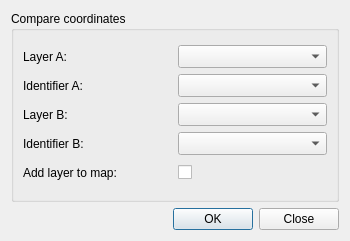
<?xml version="1.0" encoding="UTF-8"?>
<ui version="4.0">
 <class>CompareCoordsById</class>
 <widget class="QDialog" name="CompareCoordsById">
  <property name="geometry">
   <rect>
    <x>0</x>
    <y>0</y>
    <width>350</width>
    <height>241</height>
   </rect>
  </property>
  <property name="windowTitle">
   <string>Compare coordinates by identifier</string>
  </property>
  <layout class="QGridLayout" name="gridLayout_3">
   <item row="0" column="0">
    <widget class="QGroupBox" name="groupBox">
     <property name="title">
      <string>Compare coordinates </string>
     </property>
     <layout class="QGridLayout" name="gridLayout_2">
      <item row="0" column="0">
       <layout class="QGridLayout" name="gridLayout">
        <item row="0" column="1">
         <widget class="QComboBox" name="cbLayerA">
          <property name="minimumSize">
           <size>
            <width>0</width>
            <height>23</height>
           </size>
          </property>
         </widget>
        </item>
        <item row="0" column="0">
         <widget class="QLabel" name="label">
          <property name="minimumSize">
           <size>
            <width>0</width>
            <height>23</height>
           </size>
          </property>
          <property name="text">
           <string>Layer A: </string>
          </property>
         </widget>
        </item>
        <item row="1" column="0">
         <widget class="QLabel" name="label_2">
          <property name="text">
           <string>Identifier A:</string>
          </property>
         </widget>
        </item>
        <item row="1" column="1">
         <widget class="QComboBox" name="cbIdA">
          <property name="minimumSize">
           <size>
            <width>0</width>
            <height>23</height>
           </size>
          </property>
         </widget>
        </item>
        <item row="2" column="0">
         <widget class="QLabel" name="label_3">
          <property name="text">
           <string>Layer B:</string>
          </property>
         </widget>
        </item>
        <item row="2" column="1">
         <widget class="QComboBox" name="cbLayerB">
          <property name="minimumSize">
           <size>
            <width>0</width>
            <height>23</height>
           </size>
          </property>
         </widget>
        </item>
        <item row="3" column="0">
         <widget class="QLabel" name="label_4">
          <property name="text">
           <string>Identifier B: </string>
          </property>
         </widget>
        </item>
        <item row="3" column="1">
         <widget class="QComboBox" name="cbIdB">
          <property name="minimumSize">
           <size>
            <width>0</width>
            <height>23</height>
           </size>
          </property>
         </widget>
        </item>
        <item row="4" column="1">
         <widget class="QCheckBox" name="checkBoxAddLayerToMap">
          <property name="minimumSize">
           <size>
            <width>0</width>
            <height>23</height>
           </size>
          </property>
          <property name="text">
           <string/>
          </property>
         </widget>
        </item>
        <item row="4" column="0">
         <widget class="QLabel" name="label_5">
          <property name="text">
           <string>Add layer to map: </string>
          </property>
         </widget>
        </item>
       </layout>
      </item>
     </layout>
    </widget>
   </item>
   <item row="1" column="0">
    <widget class="QDialogButtonBox" name="buttonBox">
     <property name="orientation">
      <enum>Qt::Horizontal</enum>
     </property>
     <property name="standardButtons">
      <set>QDialogButtonBox::Close|QDialogButtonBox::Ok</set>
     </property>
    </widget>
   </item>
  </layout>
 </widget>
 <resources/>
 <connections>
  <connection>
   <sender>buttonBox</sender>
   <signal>accepted()</signal>
   <receiver>CompareCoordsById</receiver>
   <slot>accept()</slot>
   <hints>
    <hint type="sourcelabel">
     <x>248</x>
     <y>254</y>
    </hint>
    <hint type="destinationlabel">
     <x>157</x>
     <y>274</y>
    </hint>
   </hints>
  </connection>
  <connection>
   <sender>buttonBox</sender>
   <signal>rejected()</signal>
   <receiver>CompareCoordsById</receiver>
   <slot>reject()</slot>
   <hints>
    <hint type="sourcelabel">
     <x>316</x>
     <y>260</y>
    </hint>
    <hint type="destinationlabel">
     <x>286</x>
     <y>274</y>
    </hint>
   </hints>
  </connection>
 </connections>
</ui>
